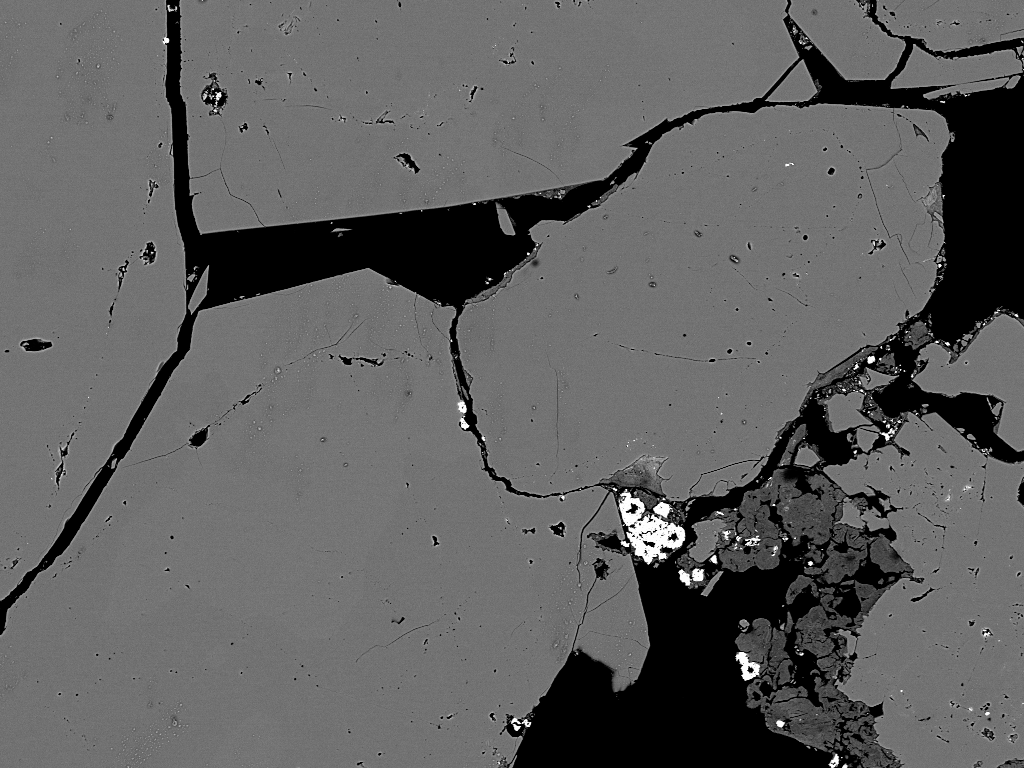
#> input picture dataset1/BSE/image31_44_2.tif, 1024 x 768 px; its folder holds only this picture in this run
$ python bse_seg.py   (older library calls are emulated)
#> lines starting #> are read from the running program, lines starting #| are printed output that depends on the picture; after the words box and inside, x2 and y2 are one past the last pixel; in counts of white or black regions, pixels touching at a corner belong together
#> further down, bse is the input picture: shape (768, 1024, 3); min 0, max 254, mean 95.6
# -*- coding: utf-8 -*-
"""
Created on Mon Nov 21 15:08:29 2022

@author: arkanuandaru
"""

import cv2
import os
import sys
import shutil

# Histogram based segmentation
from skimage import io
from skimage.color import rgb2gray
from skimage.restoration import denoise_nl_means, estimate_sigma
from skimage import img_as_ubyte, img_as_float
from matplotlib import pyplot as plt
from scipy import ndimage as nd
import numpy as np


def segment(bse):
    """


    Parameters
    ----------
    bse : TYPE
        DESCRIPTION.

    Returns
    -------
    all_segments_cleaned : TYPE
        DESCRIPTION.
    rel_areas : TYPE
        DESCRIPTION.

    """

    ####################################################################################
    #
    # IMAGE LOADING AND DENOISING

    # Clean the noise using edge preserving filter
    float_img = img_as_float(bse)

    sigma_est = np.mean(estimate_sigma(float_img, multichannel=True))
#> sigma_est = 0.015

    denoise_img = denoise_nl_means(float_img, h=1.15 * sigma_est, fast_mode=False,
                                   patch_size=5, patch_distance=3, multichannel=True)

    denoise_img_as_8byte = img_as_ubyte(denoise_img)

    # Convert the BSE into grayscale
    denoise_img_as_8byte_gray = cv2.cvtColor(denoise_img_as_8byte, cv2.COLOR_BGR2GRAY)

    ####################################################################################
    #
    # SEGMENTATION THRESHOLD

    segm1 = (denoise_img_as_8byte_gray <= 125) # Porosity
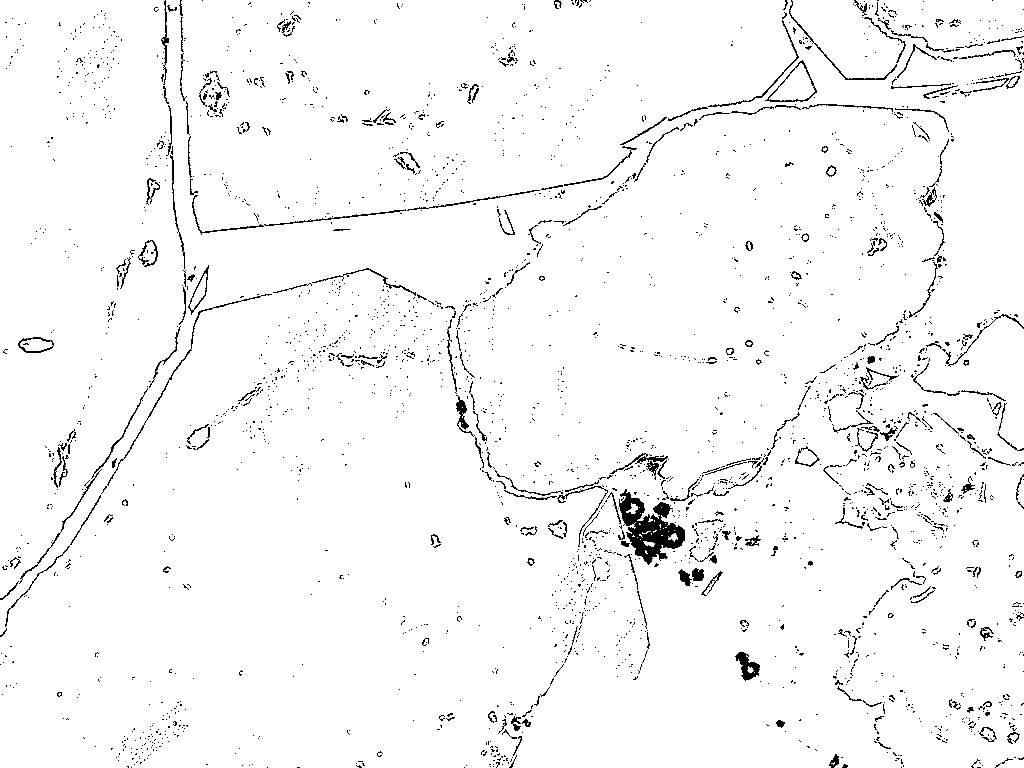
#> segm1: shape (768, 1024) bool; 96.8% white; black in thin lines or dots
    segm2 = (denoise_img_as_8byte_gray > 125) & (denoise_img_as_8byte_gray <= 175) # Quartz
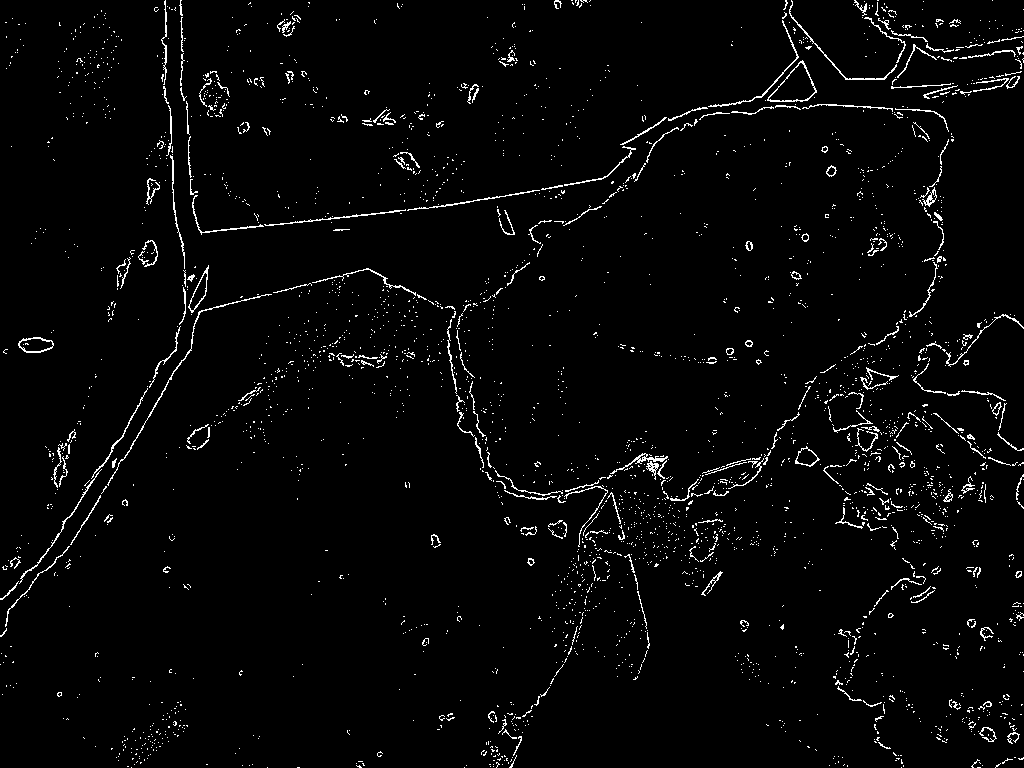
#> segm2: shape (768, 1024) bool; 2.7% white in thin lines or dots
    segm3 = (denoise_img_as_8byte_gray > 175) # Other mineral
#> segm3: shape (768, 1024) bool; 0.53% white; 368 white regions (348 under 20 px), largest, box (x1, y1, x2, y2) and area: (619, 489, 685, 564) 1941, (736, 652, 760, 681) 325, (653, 502, 672, 518) 166
    # segm4 = (denoise_img_as_8byte_gray > 210)

    ####################################################################################
    #
    # Constructing new image shape
    all_segments = np.zeros((denoise_img_as_8byte.shape[0], denoise_img_as_8byte.shape[1], 3)) #nothing but denoise img size but blank

    all_segments[segm1] = (0,0,0) # the pore 2
    all_segments[segm2] = (255,255,0) # quartz 0
    all_segments[segm3] = (0,255,0) # other mineral 3
    # all_segments[segm4] = (255,0,0) # qz overgrowth 1


    ####################################################################################
    #
    # CLEANING UP

    segm1_opened = nd.binary_opening(segm1, np.ones((3,3)))
#> segm1_opened: shape (768, 1024) bool; 95.8% white; 1692 black regions (1475 under 20 px), largest, box (x1, y1, x2, y2) and area: (485, 432, 778, 565) 4938, (0, 0, 209, 600) 1623, (541, 0, 964, 192) 1498
    segm1_closed = nd.binary_closing(segm1_opened, np.ones((3,3)))
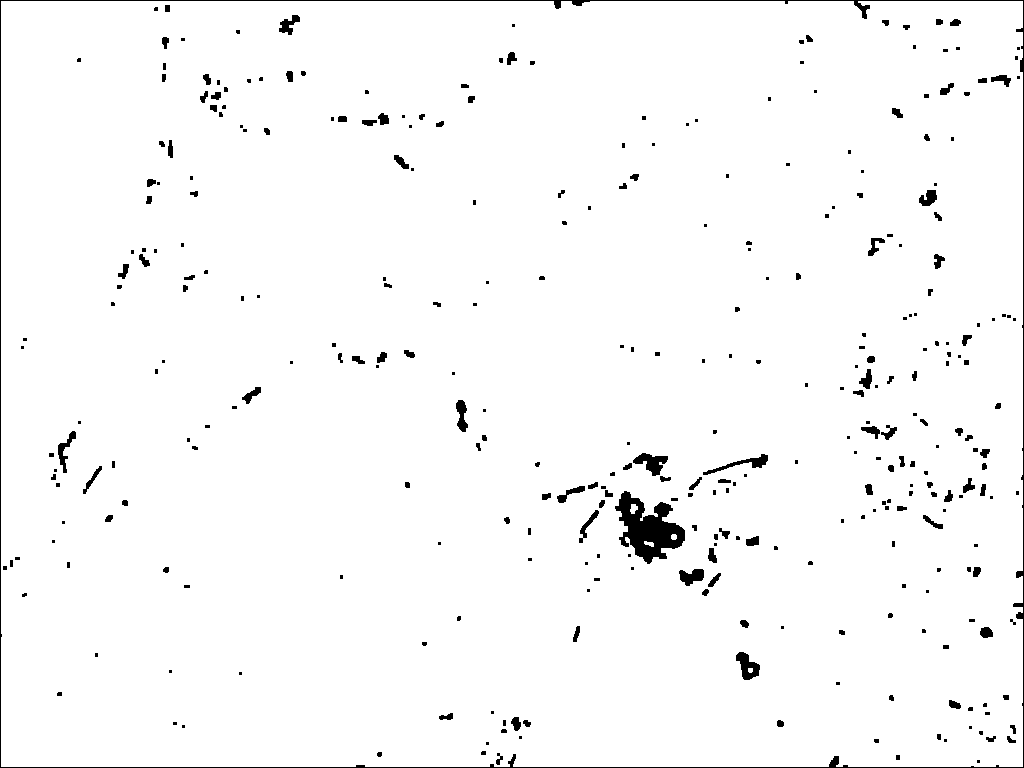
#> segm1_closed: shape (768, 1024) bool; 97.6% white; 339 black regions (186 under 20 px), largest, box (x1, y1, x2, y2) and area: (0, 0, 1024, 768) 4203, (615, 491, 685, 564) 2588, (633, 453, 668, 476) 409

    segm2_opened = nd.binary_opening(segm2, np.ones((3,3)))
#> segm2_opened: shape (768, 1024) bool; 0.03% white; 18 white regions (16 under 20 px), largest, box (x1, y1, x2, y2) and area: (649, 457, 664, 462) 49, (936, 214, 942, 220) 24
    segm2_closed = nd.binary_closing(segm2_opened, np.ones((3,3)))
#> segm2_closed: shape (768, 1024) bool; 0.03% white; 17 white regions (15 under 20 px), largest, box (x1, y1, x2, y2) and area: (649, 457, 664, 468) 78, (936, 214, 942, 220) 24

    segm3_opened = nd.binary_opening(segm3, np.ones((3,3)))
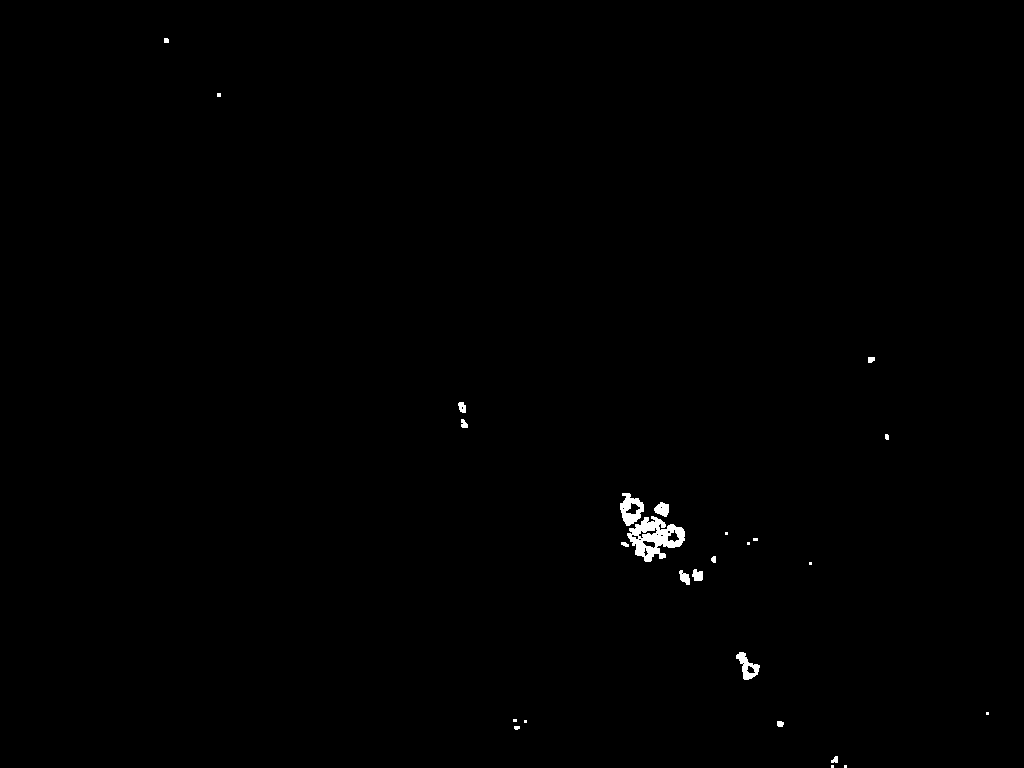
#> segm3_opened: shape (768, 1024) bool; 0.37% white; 26 white regions (10 under 20 px), largest, box (x1, y1, x2, y2) and area: (627, 516, 685, 562) 1368, (620, 493, 644, 526) 448, (736, 652, 760, 680) 302
    segm3_closed = nd.binary_closing(segm3_opened, np.ones((3,3)))
#> segm3_closed: shape (768, 1024) bool; 0.4% white; 24 white regions (9 under 20 px), largest, box (x1, y1, x2, y2) and area: (620, 493, 685, 562) 1981, (736, 652, 760, 680) 311, (654, 502, 669, 517) 158

    # segm4_opened = nd.binary_opening(segm4, np.ones((3,3)))
    # segm4_closed = nd.binary_closing(segm4_opened, np.ones((3,3)))

    all_segments_cleaned = np.zeros((denoise_img_as_8byte.shape[0], denoise_img_as_8byte.shape[1], 3)) #nothing but 714, 901, 3

    all_segments_cleaned[segm1_closed] = (0,0,0)
    all_segments_cleaned[segm2_closed] = (255,255,0)
    all_segments_cleaned[segm3_closed] = (0,255,0)
    # all_segments_cleaned[segm4_closed] = (1,1,0)


    ####################################################################################
    #
    # CALCULATING AREA

    # Getting image area
    total_area = all_segments_cleaned.shape[0] * all_segments_cleaned.shape[1]

    pore_area = len(all_segments_cleaned[segm1_closed]) / total_area
#> pore_area = 0.976
    qz_area = len(all_segments_cleaned[segm2_closed]) / total_area
#> qz_area = 0.000341
    other_area = len(all_segments_cleaned[segm3_closed]) / total_area
#> other_area = 0.00397

    rel_areas = [qz_area, pore_area, other_area]
#> rel_areas = [0.000341, 0.976, 0.00397]


    return np.uint8(all_segments_cleaned), rel_areas


if __name__ == '__main__':

    # Get a list of available datasets
    dataset_names = ['dataset1', 'dataset2', 'dataset3', 'dataset4']
    folder = os.getcwd()
    datasets = [f for f in dataset_names if os.path.isdir(os.path.join(folder, f))]
    if not datasets:
        print('No datasets are available! Exiting..')
        sys.exit(1)


    # Loop through the datasets
    for dataset in datasets:
        # Check if the subfolder with BSE images exists for the current dataset
        bse_folder = os.path.join(folder, dataset, 'BSE')
        if not os.path.isdir(bse_folder):
            print(bse_folder + ' not found..')
            continue


        # Create the folder for segmented BSE images
        bse_seg_folder = os.path.join(folder, dataset, 'BSE_segmented')
        try:
            if os.path.isdir(bse_seg_folder):
                print('\nDeleting everything in ' + str(bse_seg_folder) + '\n')
                shutil.rmtree(bse_seg_folder)
            os.mkdir(bse_seg_folder)
        except Exception as e:
            print('Failed to create %s. Reason: %s' % (bse_seg_folder, e))
            continue


        # Write the header to the results file
        resfile = os.path.join(folder, dataset, 'results_' + dataset + '.csv')
        try:
            with open(resfile, 'w') as csvfile:
                csvfile.write('path,quartz_rel_area,pores_rel_area,otherminerals_rel_area\n')
        except Exception as e:
            print('Failed to create %s. Reason: %s' % (resfile, e))
            continue


        # Loop through all BSE files and segment them
        for root, dirs, files in os.walk(bse_folder):

            for file in files:
                # Read the current BSE image using OpenCV
                try:
                    bse = cv2.imread(os.path.join(bse_folder, file))
                except Exception as e:
                    print('Failed to open %s. Reason: %s' % (os.path.join(bse_folder, file), e))
                    continue

                # Segment the CL image
                bse_seg, rel_areas = segment(bse)
#> rel_areas = [0.000341, 0.976, 0.00397]

                # Saving the segmented BSE image
                try:
                    cv2.imwrite(os.path.join(bse_seg_folder, file), bse_seg)
                except Exception as e:
                    print('Failed to save %s. Reason: %s' % (os.path.join(bse_seg_folder, file), e))
                    continue

                # Keep the earlier saved results
                lines = []
                if os.path.isfile(resfile):
                    with open(resfile, 'rt') as csvfile:
                        lines = csvfile.readlines()

                # Update the results with the current segmented BSE image
                result = os.path.join(bse_folder, file) + ',' + ','.join(str(rel_area) for rel_area in rel_areas) + '\n'
                with open(resfile, 'wt') as csvfile:
                    lines.append(result)
                    for l in lines:
                        csvfile.write(l)
#> this loop made 2 passes


#######################################################################
#
#

img = cv2.imread("dataset1/BSE/image5_58_3.tif")
#> (the run stopped early here; a loop or call above may not have finished)

$ run again, on dataset1/BSE/image7_20_1.tif
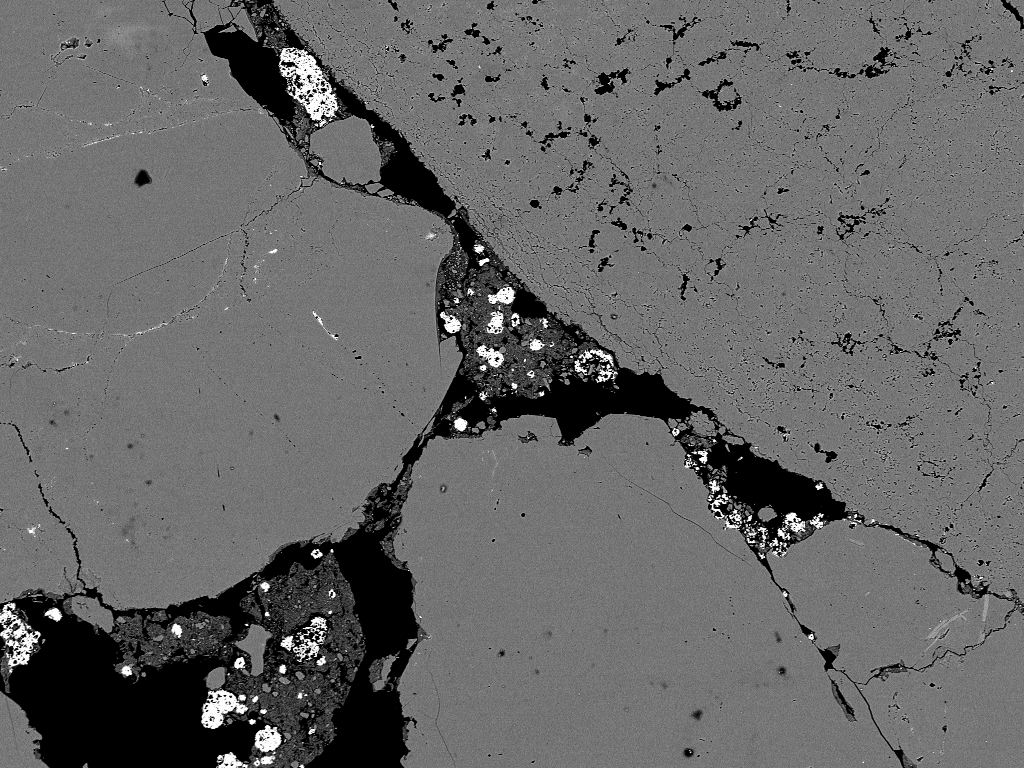
#> input picture dataset1/BSE/image7_20_1.tif, 1024 x 768 px
#> bse is the input picture: shape (768, 1024, 3); min 0, max 254, mean 102.3
#> sigma_est = 0.0354
#> in segment, `segm1 = (denoise_img_as_8byte_gray <= 125)`:
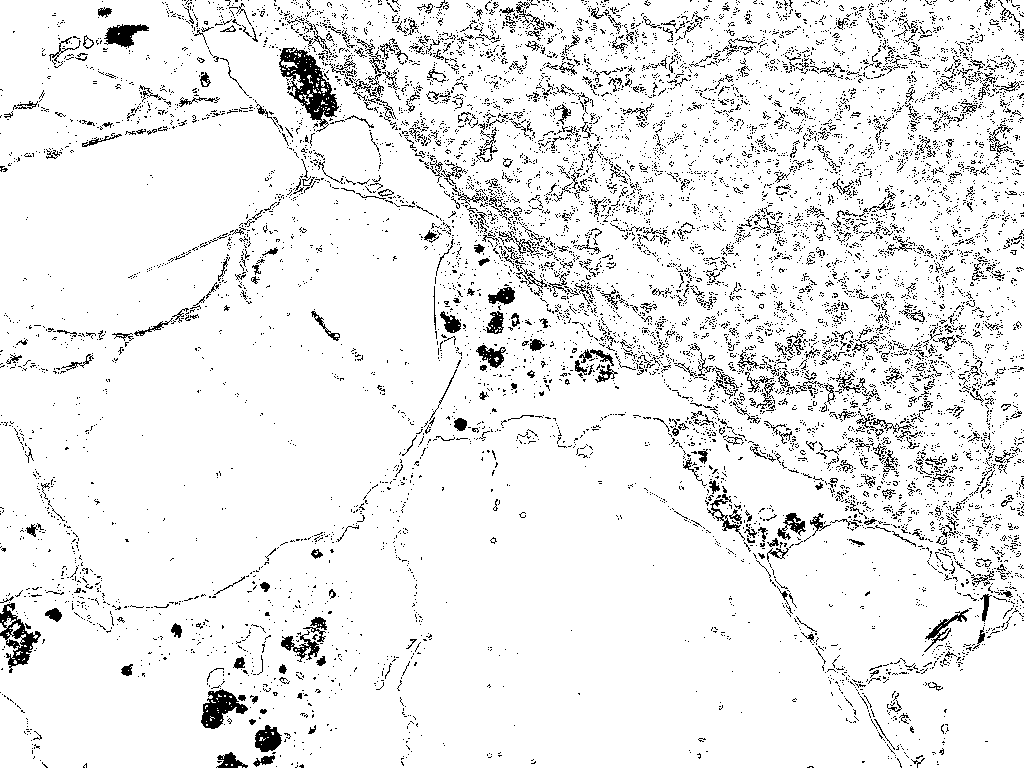
#> segm1: shape (768, 1024) bool; 92.5% white; black in thin lines or dots
#> segm2: shape (768, 1024) bool; 6.3% white in thin lines or dots
#> segm3: shape (768, 1024) bool; 1.2% white; 696 white regions (631 under 20 px), largest, box (x1, y1, x2, y2) and area: (279, 47, 338, 127) 1703, (202, 690, 248, 729) 831, (0, 603, 40, 667) 762
#> segm1_opened: shape (768, 1024) bool; 87.3% white; 2642 black regions (2125 under 20 px), largest, box (x1, y1, x2, y2) and area: (399, 112, 638, 324) 6334, (277, 10, 420, 152) 6134, (819, 273, 951, 484) 4638
#> segm1_closed: shape (768, 1024) bool; 90.2% white; 1000 black regions (398 under 20 px), largest, box (x1, y1, x2, y2) and area: (0, 0, 1024, 768) 8118, (415, 151, 604, 305) 4284, (280, 48, 341, 130) 2549
#> segm2_opened: shape (768, 1024) bool; 0.14% white; 20 white regions (10 under 20 px), largest, box (x1, y1, x2, y2) and area: (107, 25, 147, 47) 548, (982, 595, 989, 620) 115, (98, 8, 111, 16) 72
#> segm2_closed: shape (768, 1024) bool; 0.14% white; 20 white regions (10 under 20 px), largest, box (x1, y1, x2, y2) and area: (107, 25, 147, 47) 558, (982, 595, 989, 620) 115, (98, 8, 111, 16) 72
#> in segment, `segm3_opened = nd.binary_opening(segm3, np.ones((3,3)))`:
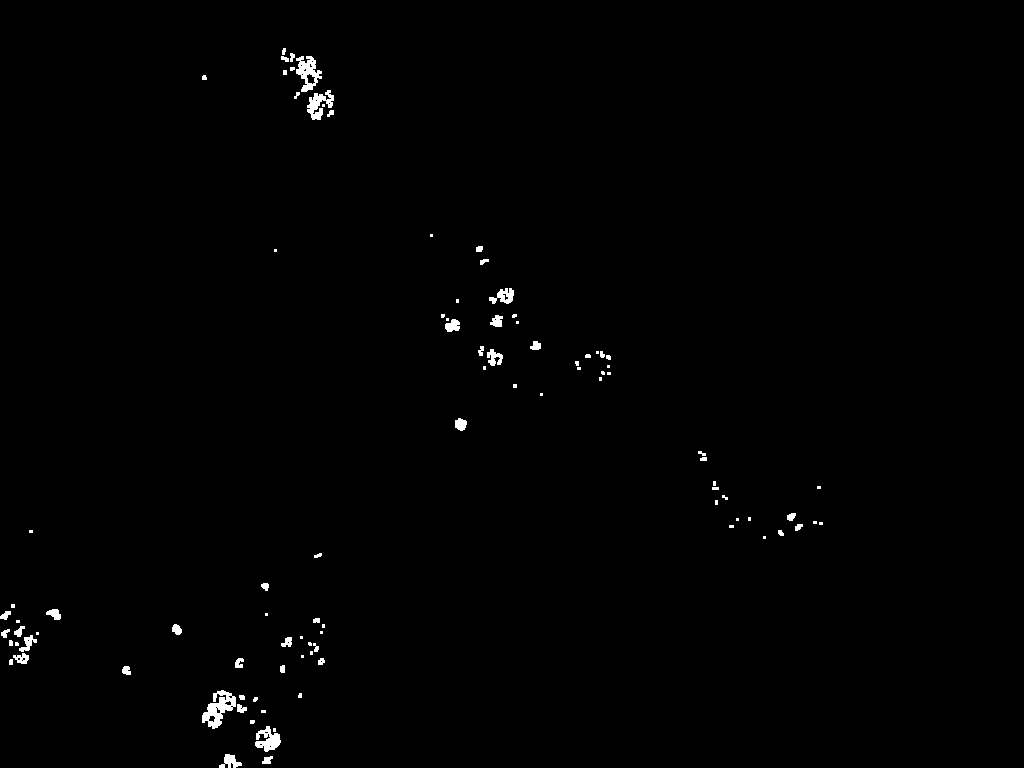
#> segm3_opened: shape (768, 1024) bool; 0.67% white; 97 white regions (45 under 20 px), largest, box (x1, y1, x2, y2) and area: (202, 690, 236, 729) 637, (296, 56, 322, 92) 490, (307, 90, 334, 120) 401
#> segm3_closed: shape (768, 1024) bool; 0.72% white; 77 white regions (30 under 20 px), largest, box (x1, y1, x2, y2) and area: (202, 690, 247, 729) 760, (290, 56, 322, 92) 568, (307, 90, 334, 120) 516
#> pore_area = 0.902
#> qz_area = 0.00142
#> other_area = 0.00721
#> in segment, `rel_areas = [qz_area, pore_area, other_area]`: rel_areas = [0.00142, 0.902, 0.00721]
#> the loop `for l in lines:` made 2 passes
